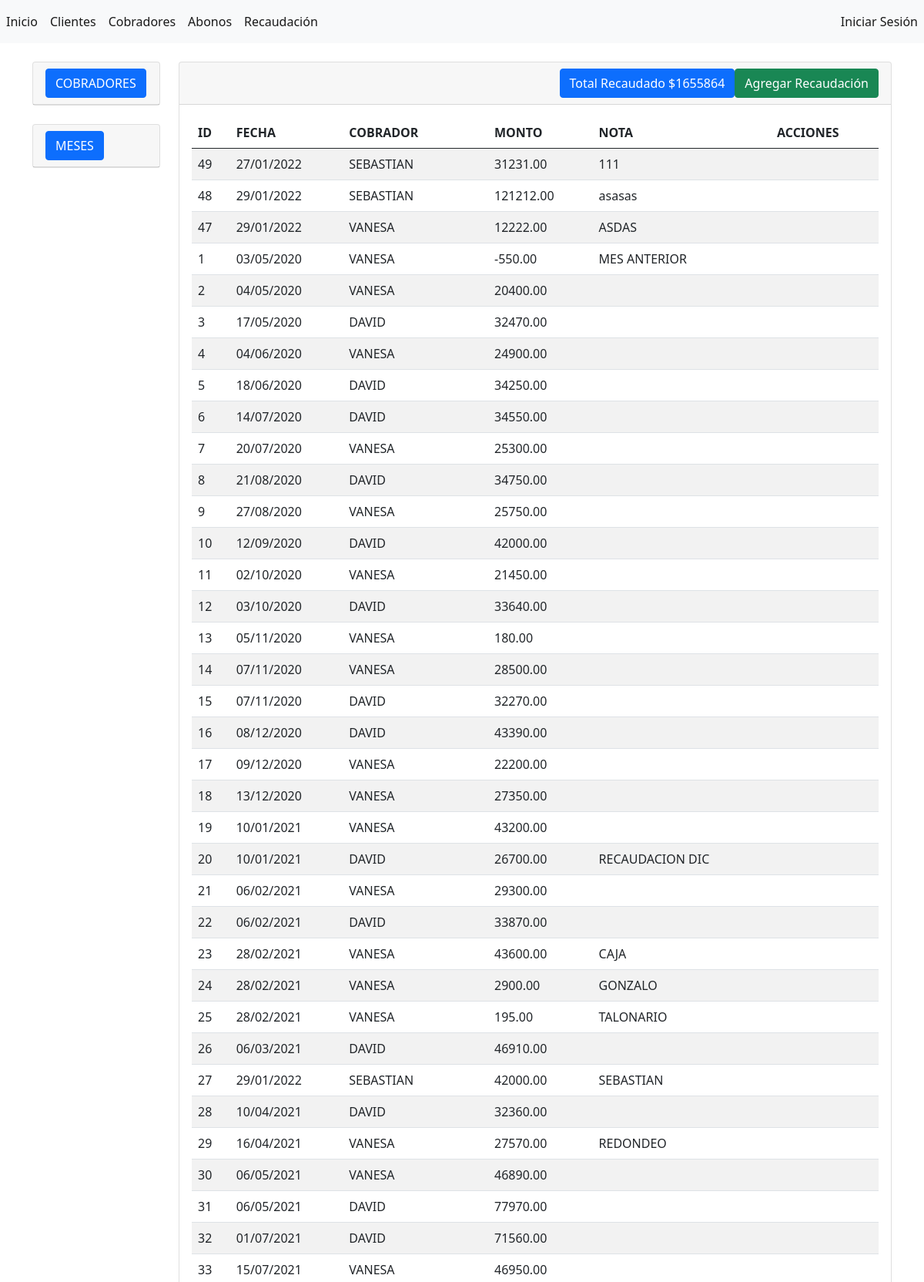
Page /recaudaciones/ (upper part) on the committed database.
### abonos/models.py (models this page shows, shortened)
class Recaudacion(models.Model):
    cobrador = models.ForeignKey(
        'Cobrador',
        blank=False,
        null=True,
        on_delete=SET_NULL
        )
    fecha = models.DateField(
        blank=True,
        null=True,
        verbose_name="fecha"
        )
    monto = models.DecimalField(
        max_digits=10,
        decimal_places=2,
        default=0.00,
        verbose_name="monto"
        )
    nota = models.CharField(
        max_length=100,
        blank=True,
        verbose_name="nota"
        )
    creado = models.DateTimeField(auto_now_add=True)
    modificado = models.DateTimeField(auto_now=True)
    class Meta:
        verbose_name = "Recaudación"
        verbose_name_plural = "Recaudaciones"
        ordering = ['modificado', 'creado']

class Cobrador(models.Model):
    nombre = models.CharField(max_length=45, verbose_name="nombre")
    activo = models.BooleanField(default=True, verbose_name="activo")
    usuario = models.ForeignKey(User,null=True, on_delete=SET_NULL)
    creado = models.DateTimeField(auto_now_add=True)
    modificado = models.DateTimeField(auto_now=True)
    class Meta:
        verbose_name = "Cobrador"
        verbose_name_plural = "Cobradores"
        ordering = ['modificado', 'creado']

### abonos/views.py (the view)
# urls.py: path('recaudaciones/', views.recaudaciones, name='recaudaciones'),
def recaudaciones(request):
    if request.GET.get('query_cobrador') != None:
        query_cobrador = request.GET.get('query_cobrador')
        recaudaciones = Recaudacion.objects.filter(cobrador__id=query_cobrador).order_by('-creado')
    if request.GET.get('query_mes') != None:
        query_mes = request.GET.get('query_mes')
        recaudaciones = Recaudacion.objects.filter(fecha__month=query_mes).order_by('-creado')
    if request.GET.get('query_cobrador') == None and request.GET.get('query_mes') == None:
        recaudaciones = Recaudacion.objects.all().order_by('-creado')
    suma_monto = recaudaciones.aggregate(monto=Sum('monto'))
    cobradores = Cobrador.objects.all()
    context = {
        'recaudaciones': recaudaciones,
        'cobradores': cobradores,
        'suma_monto': suma_monto
    }
    return render(request, 'recaudaciones/index.html', context)

### abonos/templates/recaudaciones/index.html (shortened to what this page needs)
{% extends "base.html" %}
{% block sidebar %}
<div class="card">
    <div class="card-header">
        <button class="btn btn-primary" type="button" data-bs-toggle="collapse" data-bs-target="#collapseCobradores" aria-expanded="true" aria-controls="collapseCobradores">
            COBRADORES
        </button>
    </div>
</div>
<br>
<div class="card">
    <div class="card-header">
        <button class="btn btn-primary" type="button" data-bs-toggle="collapse" data-bs-target="#collapseMeses" aria-expanded="false" aria-controls="collapseMeses">
            MESES
        </button>
    </div>
</div>
{% endblock %}
{% block contenido %}
<div class="card">
    <div class="card-header d-flex justify-content-end">
        <a name="" id="" class="btn btn-primary" href="#">Total Recaudado ${{suma_monto.monto}}</a>
        <a name="" id="" class="btn btn-success" href="{% url 'agregar_recaudacion' %}" role="button">Agregar Recaudación</a>
    </div>
    <div class="card-body">
        <table class="table table-striped table-hover">
            <thead>
                <tr>
                    <th>ID</th>
                    <th>FECHA</th>
                    <th>COBRADOR</th>
                    <th>MONTO</th>
                    <th>NOTA</th>
                    <th>ACCIONES</th>
                </tr>
            </thead>
            <tbody>
                {% for recaudacion in recaudaciones %}
                <tr>
                    <td>{{ recaudacion.id }}</td>
                    <td>{{ recaudacion.fecha|date:"d/m/Y" }}</td>
                    <td>{{ recaudacion.cobrador.nombre }}</td>
                    <td>{{ recaudacion.monto }}</td>
                    <td>{{ recaudacion.nota }}</td>
                    <td>
                    </td>
                </tr>
                {% endfor %}
            </tbody>
        </table>
    </div>
</div>
{% endblock %}

### rows in the picture
Recaudacion: id "49", fecha "27/01/2022", cobrador.nombre "SEBASTIAN", monto "31231.00", nota "111"
Recaudacion: id "48", fecha "29/01/2022", cobrador.nombre "SEBASTIAN", monto "121212.00", nota "asasas"
Recaudacion: id "47", fecha "29/01/2022", cobrador.nombre "VANESA", monto "12222.00", nota "ASDAS"
Recaudacion: id "1", fecha "03/05/2020", cobrador.nombre "VANESA", monto "-550.00", nota "MES ANTERIOR"
Recaudacion: id "2", fecha "04/05/2020", cobrador.nombre "VANESA", monto "20400.00"
Recaudacion: id "3", fecha "17/05/2020", cobrador.nombre "DAVID", monto "32470.00"
Recaudacion: id "4", fecha "04/06/2020", cobrador.nombre "VANESA", monto "24900.00"
Recaudacion: id "5", fecha "18/06/2020", cobrador.nombre "DAVID", monto "34250.00"
Recaudacion: id "6", fecha "14/07/2020", cobrador.nombre "DAVID", monto "34550.00"
Recaudacion: id "7", fecha "20/07/2020", cobrador.nombre "VANESA", monto "25300.00"
Recaudacion: id "8", fecha "21/08/2020", cobrador.nombre "DAVID", monto "34750.00"
Recaudacion: id "9", fecha "27/08/2020", cobrador.nombre "VANESA", monto "25750.00"
Recaudacion: id "10", fecha "12/09/2020", cobrador.nombre "DAVID", monto "42000.00"
Recaudacion: id "11", fecha "02/10/2020", cobrador.nombre "VANESA", monto "21450.00"
Recaudacion: id "12", fecha "03/10/2020", cobrador.nombre "DAVID", monto "33640.00"
Recaudacion: id "13", fecha "05/11/2020", cobrador.nombre "VANESA", monto "180.00"
Recaudacion: id "14", fecha "07/11/2020", cobrador.nombre "VANESA", monto "28500.00"
Recaudacion: id "15", fecha "07/11/2020", cobrador.nombre "DAVID", monto "32270.00"
Recaudacion: id "16", fecha "08/12/2020", cobrador.nombre "DAVID", monto "43390.00"
Recaudacion: id "17", fecha "09/12/2020", cobrador.nombre "VANESA", monto "22200.00"
Recaudacion: id "18", fecha "13/12/2020", cobrador.nombre "VANESA", monto "27350.00"
Recaudacion: id "19", fecha "10/01/2021", cobrador.nombre "VANESA", monto "43200.00"
Recaudacion: id "20", fecha "10/01/2021", cobrador.nombre "DAVID", monto "26700.00", nota "RECAUDACION DIC"
Recaudacion: id "21", fecha "06/02/2021", cobrador.nombre "VANESA", monto "29300.00"
Recaudacion: id "22", fecha "06/02/2021", cobrador.nombre "DAVID", monto "33870.00"
Recaudacion: id "23", fecha "28/02/2021", cobrador.nombre "VANESA", monto "43600.00", nota "CAJA"
Recaudacion: id "24", fecha "28/02/2021", cobrador.nombre "VANESA", monto "2900.00", nota "GONZALO"
Recaudacion: id "25", fecha "28/02/2021", cobrador.nombre "VANESA", monto "195.00", nota "TALONARIO"
Recaudacion: id "26", fecha "06/03/2021", cobrador.nombre "DAVID", monto "46910.00"
Recaudacion: id "27", fecha "29/01/2022", cobrador.nombre "SEBASTIAN", monto "42000.00", nota "SEBASTIAN"
Recaudacion: id "28", fecha "10/04/2021", cobrador.nombre "DAVID", monto "32360.00"
Recaudacion: id "29", fecha "16/04/2021", cobrador.nombre "VANESA", monto "27570.00", nota "REDONDEO"
Recaudacion: id "30", fecha "06/05/2021", cobrador.nombre "VANESA", monto "46890.00"
Recaudacion: id "31", fecha "06/05/2021", cobrador.nombre "DAVID", monto "77970.00"
Recaudacion: id "32", fecha "01/07/2021", cobrador.nombre "DAVID", monto "71560.00"
Recaudacion: id "33", fecha "15/07/2021", cobrador.nombre "VANESA", monto "46950.00"

### other values in the picture
{{ suma_monto.monto }} "1655864"
